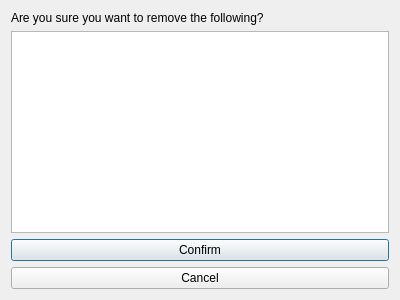
<?xml version="1.0" encoding="UTF-8"?>
<ui version="4.0">
 <class>ConfirmRemoval</class>
 <widget class="QDialog" name="ConfirmRemoval">
  <property name="geometry">
   <rect>
    <x>0</x>
    <y>0</y>
    <width>400</width>
    <height>300</height>
   </rect>
  </property>
  <property name="windowTitle">
   <string>Dialog</string>
  </property>
  <layout class="QVBoxLayout" name="verticalLayout">
   <item>
    <widget class="QLabel" name="removeLabel">
     <property name="text">
      <string>Are you sure you want to remove the following?</string>
     </property>
    </widget>
   </item>
   <item>
    <widget class="QTableView" name="removeTable"/>
   </item>
   <item>
    <widget class="QPushButton" name="confirmButton">
     <property name="text">
      <string>Confirm</string>
     </property>
    </widget>
   </item>
   <item>
    <widget class="QPushButton" name="cancelButton">
     <property name="text">
      <string>Cancel</string>
     </property>
    </widget>
   </item>
  </layout>
 </widget>
 <resources/>
 <connections/>
</ui>
